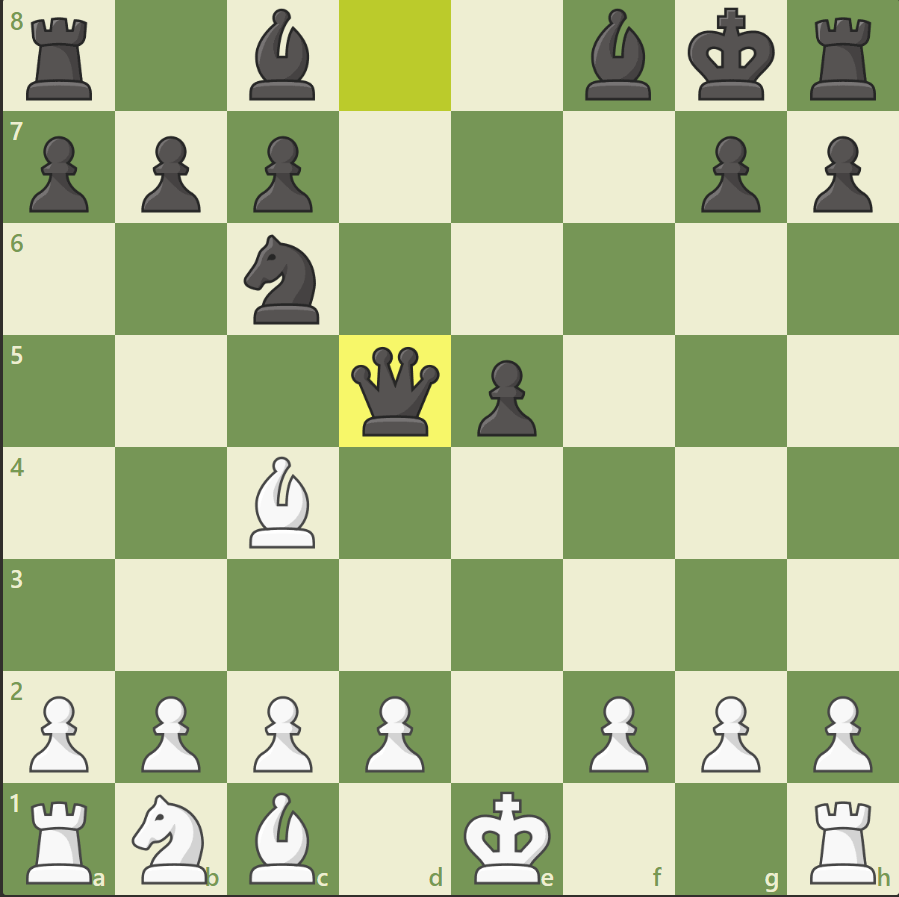
#> input picture sample.png, 899 x 897 px
$ python cornerdetection.py
#> lines starting #> are read from the running program, lines starting #| are printed output that depends on the picture; after the words box and inside, x2 and y2 are one past the last pixel; in counts of white or black regions, pixels touching at a corner belong together
import numpy as np
import cv2 as cv
img_src = 'sample.png'
img = cv.imread(img_src)
#> img is the input picture: shape (897, 899, 3); mean B, G, R 143.7, 187, 173.2

gray = cv.cvtColor(img, cv.COLOR_BGR2GRAY)
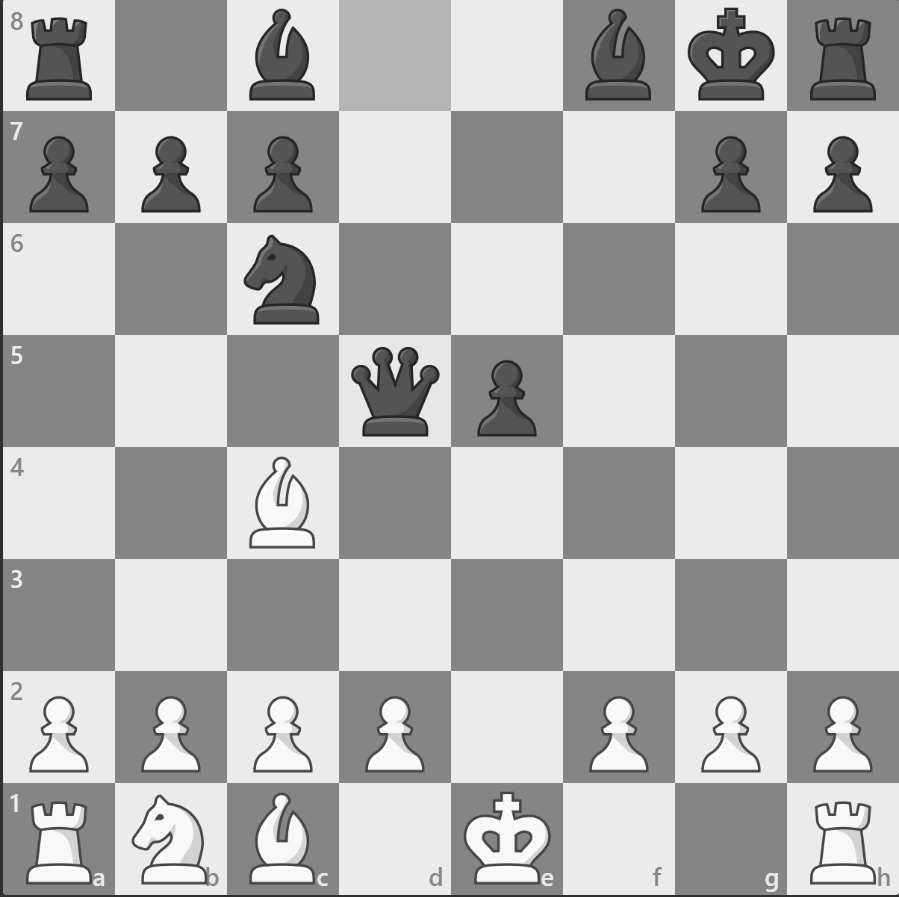
#> gray: shape (897, 899); min 31, max 255, mean 178

gray = np.float32(gray)
dst = cv.cornerHarris(gray, 2, 3, 0.04)
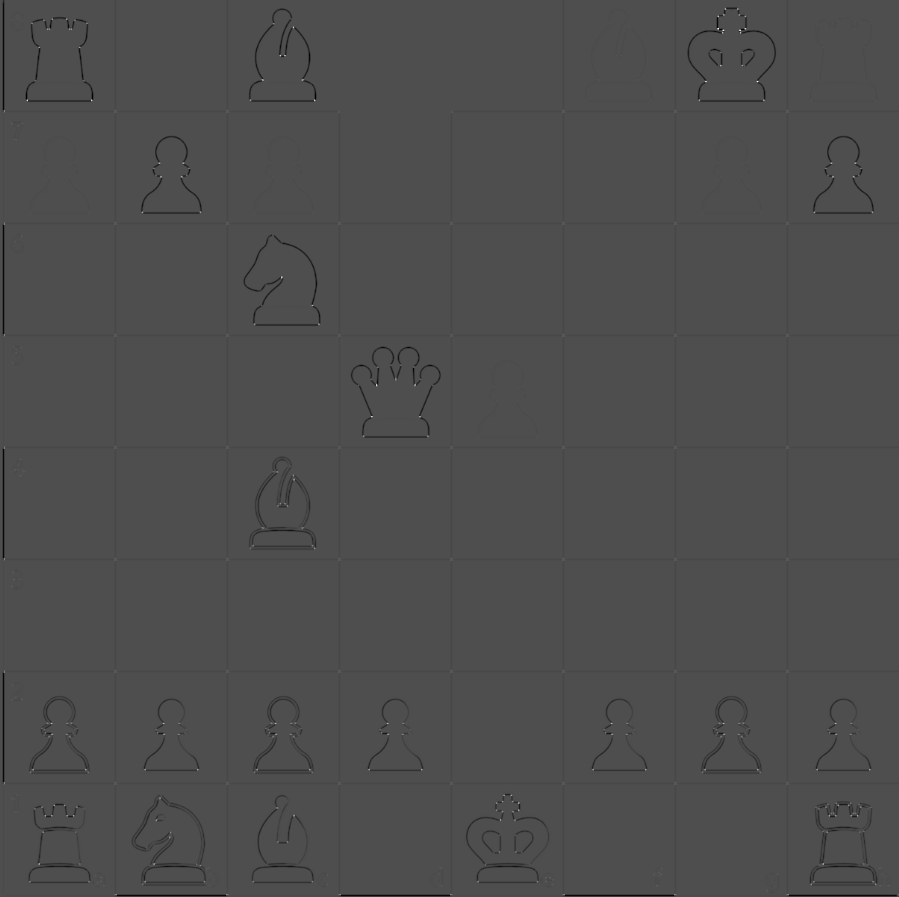
#> dst: shape (897, 899) float32; min -57264028, max 129403944, mean -498386.9; drawn with min black and max white

img[dst > 0.01 * dst.max()] = [0, 0, 255]
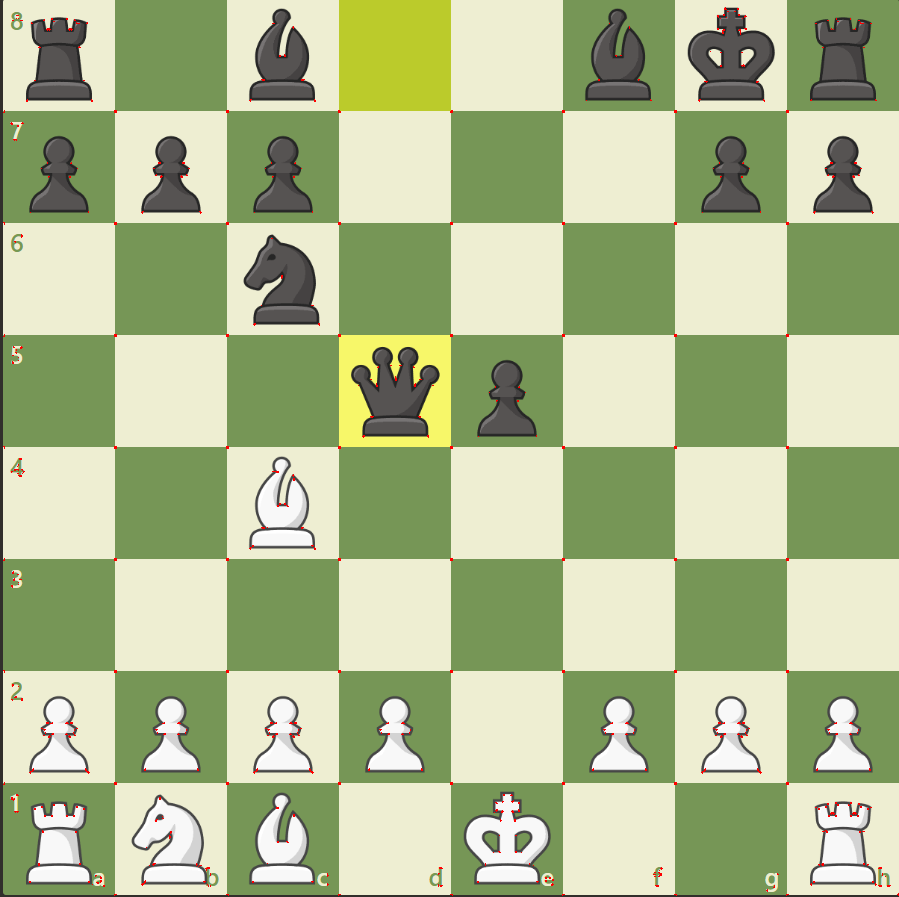
#> img: shape (897, 899, 3); 0.27% of pixels changed, all inside (x1, y1, x2, y2) = (3, 7, 899, 896)
cv.imshow('dst', img)
if cv.waitKey(0) & 0xff == 27:
#> (key Esc is pressed here)
    cv.destroyAllWindows()

$ run again, with 1.png copied over sample.png
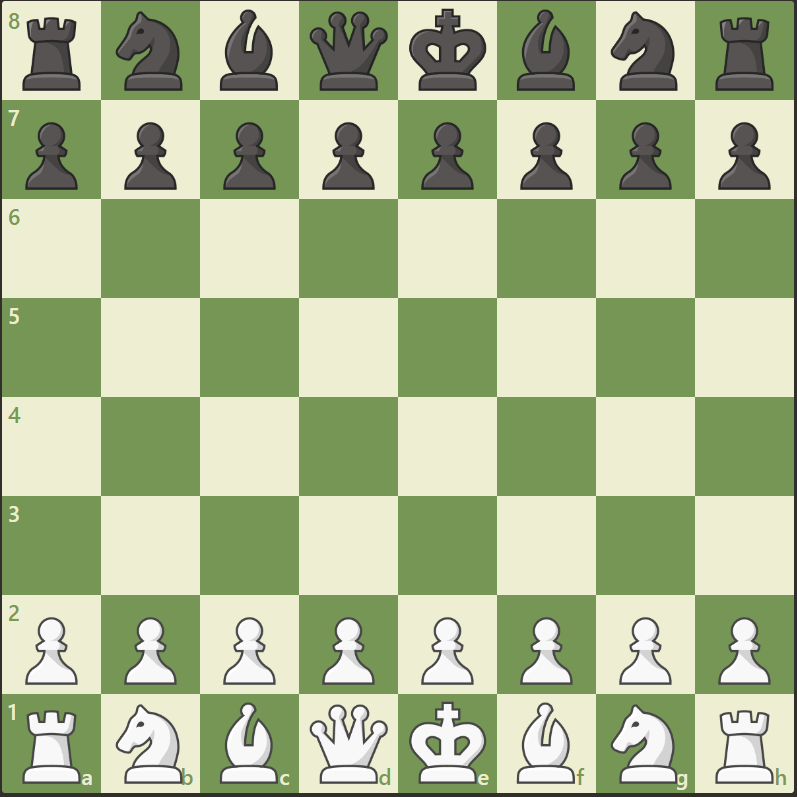
#> input picture 1.png, 797 x 797 px
#> img is the input picture: shape (797, 797, 3); mean B, G, R 145, 184.1, 170.7
#> `dst = cv.cornerHarris(gray, 2, 3, 0.04)`:
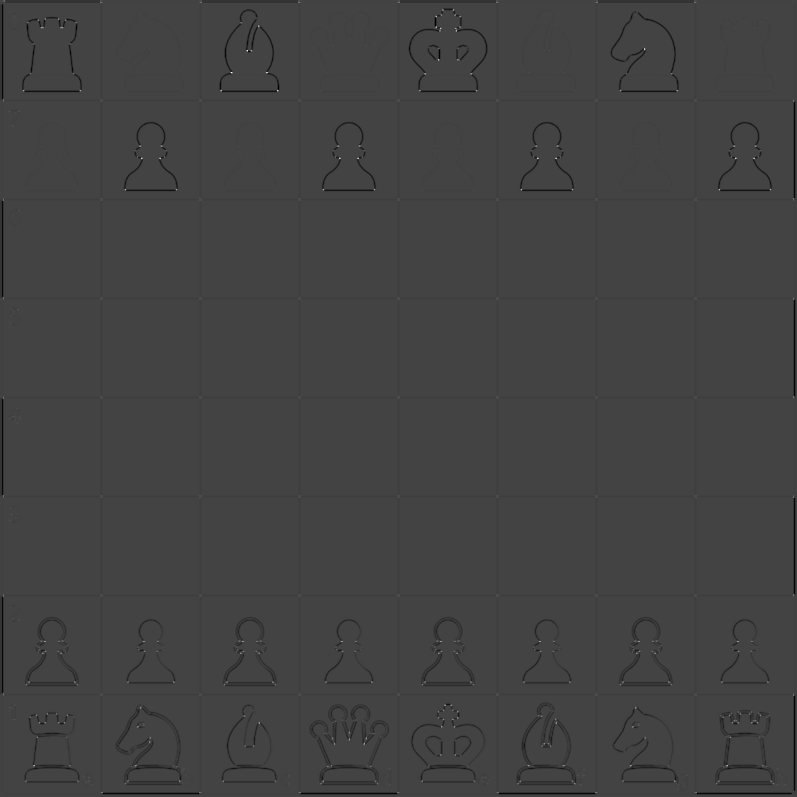
#> dst: shape (797, 797) float32; min -56685840, max 158413952, mean -707922.4; drawn with min black and max white
#> `img[dst > 0.01 * dst.max()] = [0, 0, 255]`:
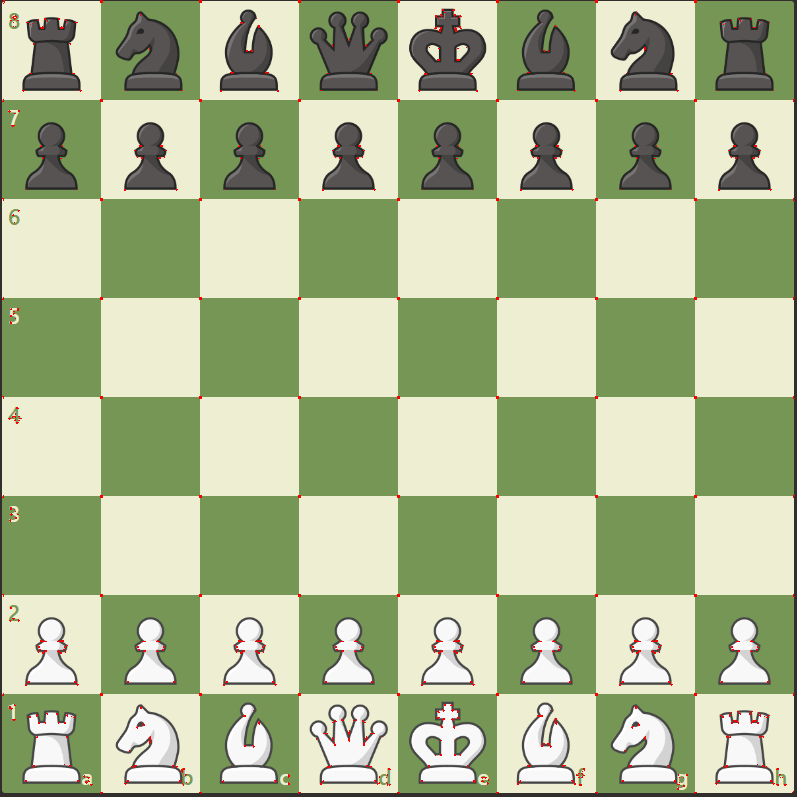
#> img: shape (797, 797, 3); 0.38% of pixels changed, all inside (x1, y1, x2, y2) = (2, 0, 795, 794)
